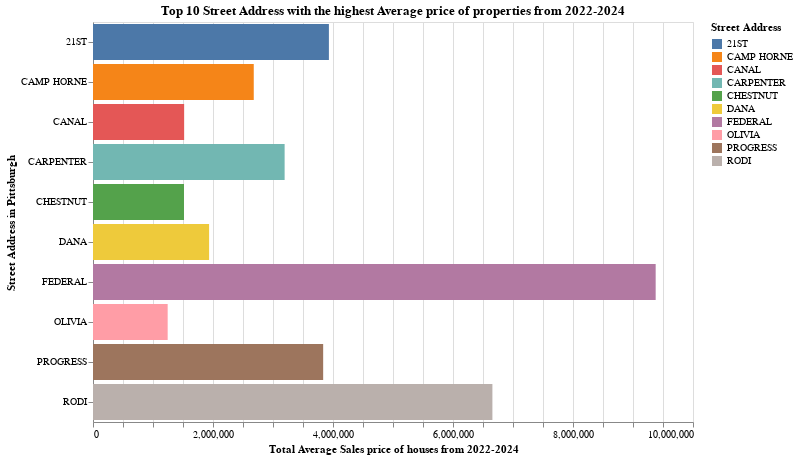

This figure's notebook cell:
### Code cell
# Create a Bar Plot
barPlot = alt.Chart(streetWithHighSalesCounts.head(10), title='Total Sales count of per Property Street Address in Pittsburgh').mark_bar().encode(
    x=alt.X("AveragePrice:Q").title('Total Average Sales price of houses from 2022-2024'),
    y=alt.Y("PROPERTYADDRESSSTREET:N").title('Street Address in Pittsburgh'),
    color=alt.Color('PROPERTYADDRESSSTREET:N',title='Street Address' ),
    tooltip=['AveragePrice', 'PROPERTYADDRESSSTREET', 'TotalSales'],
).properties(
    title= "Top 10 Street Address with the highest Average price of properties from 2022-2024",
    width=600,
    height= 400
)

barPlot

### Figure 1 — Vega-Lite specification as saved in the notebook (floating-point values rounded to 4 significant figures)
{"config": {"view": {"continuousWidth": 300, "continuousHeight": 300}}, "data": {"name": "data-f53344f380af5411e347a624313f4137"}, "mark": {"type": "bar"}, "encoding": {"color": {"field": "PROPERTYADDRESSSTREET", "title": "Street Address", "type": "nominal"}, "tooltip": [{"field": "AveragePrice", "type": "quantitative"}, {"field": "PROPERTYADDRESSSTREET", "type": "nominal"}, {"field": "TotalSales", "type": "quantitative"}], "x": {"field": "AveragePrice", "title": "Total Average Sales price of houses from 2022-2024", "type": "quantitative"}, "y": {"field": "PROPERTYADDRESSSTREET", "title": "Street Address in Pittsburgh", "type": "nominal"}}, "height": 400, "title": "Top 10 Street Address with the highest Average price of properties from 2022-2024", "width": 600, "$schema": "https://vega.github.io/schema/vega-lite/v5.16.3.json", "datasets": {"data-f53344f380af5411e347a624313f4137": [{"PROPERTYADDRESSSTREET": "FEDERAL", "TotalSales": 18, "AveragePrice": 9378000.0, "MedianPrice": 189500.0}, {"PROPERTYADDRESSSTREET": "RODI", "TotalSales": 26, "AveragePrice": 6657000.0, "MedianPrice": 311500.0}, {"PROPERTYADDRESSSTREET": "21ST", "TotalSales": 15, "AveragePrice": 3932000.0, "MedianPrice": 458000.0}, {"PROPERTYADDRESSSTREET": "PROGRESS", "TotalSales": 21, "AveragePrice": 3836000.0, "MedianPrice": 5205000.0}, {"PROPERTYADDRESSSTREET": "CARPENTER", "TotalSales": 15, "AveragePrice": 3194000.0, "MedianPrice": 5205000.0}, {"PROPERTYADDRESSSTREET": "CAMP HORNE", "TotalSales": 14, "AveragePrice": 2679000.0, "MedianPrice": 169200.0}, {"PROPERTYADDRESSSTREET": "DANA", "TotalSales": 32, "AveragePrice": 1935000.0, "MedianPrice": 446200.0}, {"PROPERTYADDRESSSTREET": "CANAL", "TotalSales": 37, "AveragePrice": 1519000.0, "MedianPrice": 160000.0}, {"PROPERTYADDRESSSTREET": "CHESTNUT", "TotalSales": 43, "AveragePrice": 1517000.0, "MedianPrice": 95000.0}, {"PROPERTYADDRESSSTREET": "OLIVIA", "TotalSales": 68, "AveragePrice": 1245000.0, "MedianPrice": 399500.0}]}}
